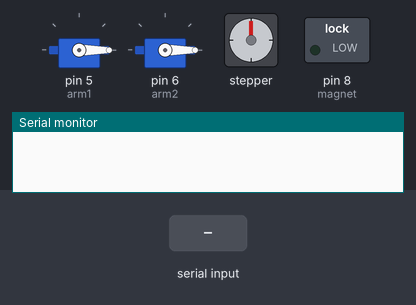
A sketch run on a simulated Arduino Uno, built with avr-gcc and run on an emulated ATmega328P. Parts: 2 × servo, stepper motor, switched loads named in the sketch (green lamp = pin HIGH), the last lines printed to the serial monitor. The test bench sets the inputs (shaded band). Stepper angles assume 4096 steps per turn.

Above: at 1.2 s.
1.3 s: "<90,45,200>" received over Serial
At 3.1 s:
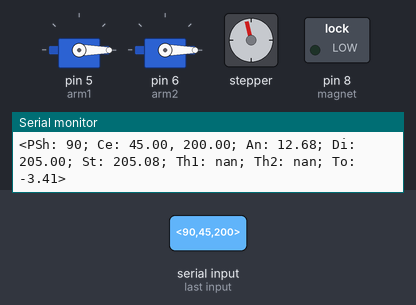
At 4.1 s:
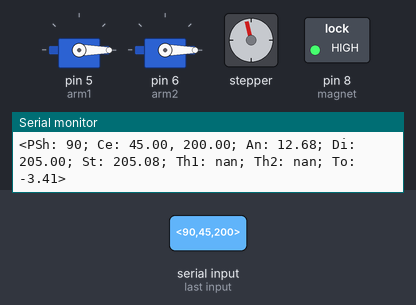
4.3 s: "<5>" received over Serial
At 6.4 s:
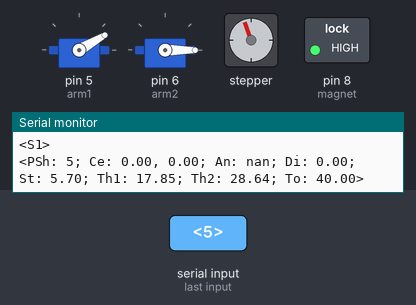
Timing chart, 0 to 22.3 s (numbered marks = the images above; inputs shaded):
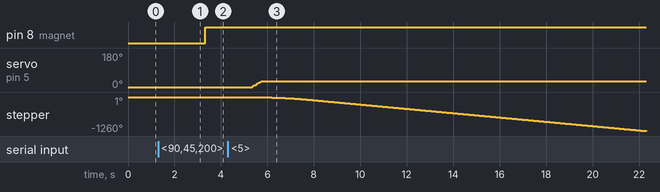

The sketch:

Final_RobotMovement.ino
```cpp
#include <VarSpeedServo.h>
#include <AccelStepper.h>
#include <MultiStepper.h>

// Link 2 starts at 12.2 deg
// Link 1 starts at 0 deg

#define in1 10
#define in2 11
#define in3 12
#define in4 13
#define magnet 8
#define arm2 6
#define arm1 5

#define interface 8

// Initialize motors
AccelStepper baseRotate = AccelStepper(interface, in1, in3, in2, in4);
VarSpeedServo armOne;
VarSpeedServo armTwo;

const byte numChars = 32;
char receivedShape[numChars];
char tempShapeStorage[numChars];
char shape[numChars] = {0};

float xDist = 0;
float yDist = 0;
double baseAngle = 0;
double shapeDist = 0;
double pi = 3.14159265358;

double L1 = 5.7015748; // Height to Link 1
double L2 = 8.93701; // Length of Link 1
double L3 = 8.70395; // Length of Link 2
double th1 = 0;
double th2 = 0;
double degtoTouch = 0;
double fullStretch = 0;
double x = 0;
double y = 0;

double baseDeg = (4115/360);

bool continueRotate = true;
bool newShape = false;

void setup(){
  Serial.begin(9600);

  // Must include since start position is standardly 93, overrides and sets start to 0
  armOne.write(0);
  armTwo.write(0);

  // Set pins
  armOne.attach(arm1);
  armTwo.attach(arm2);
  pinMode(magnet, OUTPUT);

  // Initialize movement for base rotation
  baseRotate.setMaxSpeed(1000);
  baseRotate.setAcceleration(500);
}
void loop(){
  receiveShapeData();
  if (newShape) {
    sendSuspendCmd();
    parseData();
    doMath();
    sendData();
    moveRobot();
    delay(1000);
    digitalWrite(magnet, HIGH); // Turn on the magnet
    touch();
      // If the shape is a triangle, return to start angle, rotate 90 degrees (right), drop shape
      if(shape[0] == 'T'){
        baseAngle = -baseAngle;
        baseRotate.setSpeed(300); // 300 was a good speed
        baseRotate.move(-baseAngle*baseDeg);
        baseRotate.runToPosition();
        delay(1000);
        shapePilePosition();
        doMath();
        baseAngle = 90;
        moveRobot();
        delay(1000);
        digitalWrite(magnet, LOW);
        resetPosition();
        moveRobot();
      }
      // Same as above but for Square and -90 degrees (left)
      else if(shape[0] == 'S'){
        baseAngle = -baseAngle;
        baseRotate.setSpeed(300);
        baseRotate.move(-baseAngle*baseDeg);
        baseRotate.runToPosition();
        delay(1000);
        shapePilePosition();
        doMath();
        baseAngle = -90;
        moveRobot();
        delay(1000);
        digitalWrite(magnet, LOW);
        resetPosition();
        moveRobot();
      }
    newShape = false; // After run through of first shape, tell the Arduino there are no new shapes
    sendEnableCmd();
  }
}
void sendSuspendCmd(){
  // Send command to C# to stop communication and not allow coordinate sending
  Serial.println("<S1>");
}
void sendEnableCmd(){
  // Send command to C# to start communication and allow coordinate sending
  Serial.println("<S0>");
}
void receiveShapeData(){
  // Store received data from C# so long as it fits the conditions
  static bool receiving = false;
  static byte index = 0;
  char receivedFromPC;

  while (Serial.available() > 0 && newShape == false){
    receivedFromPC = Serial.read();
    if (receiving == true){
      if(receivedFromPC != '>'){
        receivedShape[index] = receivedFromPC;
        index++;
        if(index >= numChars){
          index = numChars - 1;
        }
      }
      else {
        receivedShape[index] = '\0';
        receiving = false;
        index = 0;
        newShape = true;
      }
    }
    else if (receivedFromPC == '<'){
      receiving = true;
    }
  }
  strcpy(tempShapeStorage, receivedShape);
}
void parseData(){
  // Parse through stored shape data and organize it into its respective components
  char *shapeToken;

  shapeToken = strtok(tempShapeStorage, ",");
  strcpy(shape, shapeToken);

  shapeToken = strtok(NULL, ",");
  xDist = atof(shapeToken);

  shapeToken = strtok(NULL, ",");
  yDist = atof(shapeToken);
}
void sendData(){
  // Send calculated data and received data back to C# fro debugging
  Serial.print("<PSh: ");
  Serial.print(shape);
  Serial.print("; ");
  Serial.print("Ce: ");
  Serial.print(xDist);
  Serial.print(", ");
  Serial.print(yDist);
  Serial.print("; ");
  Serial.print("An: ");
  Serial.print(baseAngle);
  Serial.print("; ");
  Serial.print("Di: ");
  Serial.print(shapeDist);
  Serial.print("; ");
  Serial.print("St: ");
  Serial.print(fullStretch);
  Serial.print("; ");
  Serial.print("Th1: ");
  Serial.print(th1);
  Serial.print("; ");
  Serial.print("Th2: ");
  Serial.print(th2);
  Serial.print("; ");
  Serial.print("To: ");
  Serial.print(degtoTouch);
  Serial.println(">");
}
void doMath(){
  baseAngle = radtoDeg(atan(xDist/yDist)); // Rotation angle of the base
  shapeDist = hypot(xDist, yDist); // Distance from the start of the first arm link to the shape
  fullStretch = hypot(L1, shapeDist); // L1 is the height of the first arm link, calculates new shape distance with touch rotation accounted for

  // Calculate the angle of the arm links using law of cosines
  th2 = acos((sq(fullStretch)-sq(L2)-sq(L3))/(2.0*L2*L3));
  th1 = atan((L3*sin(th2))/(L2+L3*cos(th2)));

  // Compensate for starting values and error based on data collection
  th2 = (180.0-radtoDeg(th2)-15.686)/0.768;
  th1 = (90.0 - radtoDeg(th1)-3.6179)/0.9769;

  // Calculate touch rotation for the first arm link to rotate and touch the shape
  degtoTouch = radtoDeg(atan(L1/fullStretch))-5.0;
}
void moveRobot(){
  // Move robot to calculated positions
  baseRotate.setSpeed(300);
  baseRotate.move(-baseAngle*baseDeg);
  baseRotate.runToPosition();
  armTwo.write(th2, 70, false);
  armOne.write(th1, 50, true);
}
void touch(){
  // Rotate to touch shape
  armOne.write(th1+degtoTouch, 50, true);
  delay(2000);
  armOne.write(30, 50, true);
}
void shapePilePosition(){
  // Set position of piles 4 inches from the center of the base
  xDist = 0;
  yDist = 4;
}
void resetPosition(){
  // Reset position of robot
  if(shape[0]=='T'){
    baseAngle = -90;
  }
  else{
    baseAngle = 90;
  }
  shapeDist = 0;
  fullStretch = 0;
  th1 = 0;
  th2 = 0;
  degtoTouch = 0;
}
double radtoDeg(double rad){
  // Convert values frfom radians to degrees
  double deg = rad*(180/pi);
  return deg;
}
double degtoRad(double deg){
  // Convert values from degrees to radians
  double rad = deg*(pi/180);
  return rad;
}
```

Measured:
- after the input at 1.3 s, pin 8 (magnet): LOW → HIGH after 2.0 s; stepper: turns 13° counter-clockwise in 0.91 s, starting after 0.05 s
- after the input at 4.3 s, stepper: keeps turning counter-clockwise at about 76°/s, starting after 1.6 s
